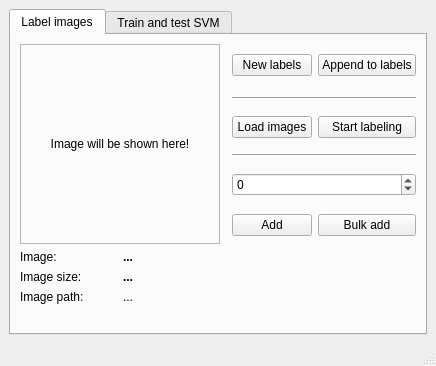
<?xml version="1.0" encoding="UTF-8"?>
<ui version="4.0">
 <class>MainWindow</class>
 <widget class="QMainWindow" name="MainWindow">
  <property name="geometry">
   <rect>
    <x>0</x>
    <y>0</y>
    <width>436</width>
    <height>366</height>
   </rect>
  </property>
  <property name="windowTitle">
   <string>SVM labeler &amp; trainer</string>
  </property>
  <widget class="QWidget" name="centralwidget">
   <layout class="QVBoxLayout" name="verticalLayout">
    <item>
     <widget class="QTabWidget" name="tabWidget">
      <property name="currentIndex">
       <number>0</number>
      </property>
      <widget class="QWidget" name="labelTab">
       <attribute name="title">
        <string>Label images</string>
       </attribute>
       <layout class="QGridLayout" name="gridLayout">
        <item row="0" column="3">
         <widget class="QPushButton" name="newLabelsButton">
          <property name="text">
           <string>New labels</string>
          </property>
         </widget>
        </item>
        <item row="6" column="1">
         <widget class="QLabel" name="imagesLabeledLabel">
          <property name="font">
           <font>
            <bold>true</bold>
           </font>
          </property>
          <property name="text">
           <string>...</string>
          </property>
         </widget>
        </item>
        <item row="3" column="3" colspan="2">
         <widget class="Line" name="line_2">
          <property name="orientation">
           <enum>Qt::Horizontal</enum>
          </property>
         </widget>
        </item>
        <item row="2" column="3">
         <widget class="QPushButton" name="loadImagesButton">
          <property name="text">
           <string>Load images</string>
          </property>
         </widget>
        </item>
        <item row="9" column="0" colspan="2">
         <spacer name="verticalSpacer">
          <property name="orientation">
           <enum>Qt::Vertical</enum>
          </property>
          <property name="sizeHint" stdset="0">
           <size>
            <width>20</width>
            <height>40</height>
           </size>
          </property>
         </spacer>
        </item>
        <item row="2" column="4">
         <widget class="QPushButton" name="startLabelingButton">
          <property name="text">
           <string>Start labeling</string>
          </property>
         </widget>
        </item>
        <item row="0" column="4">
         <widget class="QPushButton" name="appendToLabelsButton">
          <property name="text">
           <string>Append to labels</string>
          </property>
         </widget>
        </item>
        <item row="7" column="1">
         <widget class="QLabel" name="imageSizeLabel">
          <property name="font">
           <font>
            <bold>true</bold>
           </font>
          </property>
          <property name="text">
           <string>...</string>
          </property>
         </widget>
        </item>
        <item row="1" column="3" colspan="2">
         <widget class="Line" name="line">
          <property name="orientation">
           <enum>Qt::Horizontal</enum>
          </property>
         </widget>
        </item>
        <item row="5" column="4">
         <widget class="QPushButton" name="bulkAddButton">
          <property name="text">
           <string>Bulk add</string>
          </property>
         </widget>
        </item>
        <item row="0" column="0" rowspan="6" colspan="2">
         <widget class="QLabel" name="imageLabel">
          <property name="minimumSize">
           <size>
            <width>200</width>
            <height>200</height>
           </size>
          </property>
          <property name="maximumSize">
           <size>
            <width>9999999</width>
            <height>9999999</height>
           </size>
          </property>
          <property name="frameShape">
           <enum>QFrame::StyledPanel</enum>
          </property>
          <property name="text">
           <string>Image will be shown here!</string>
          </property>
          <property name="scaledContents">
           <bool>false</bool>
          </property>
          <property name="alignment">
           <set>Qt::AlignCenter</set>
          </property>
         </widget>
        </item>
        <item row="4" column="3" colspan="2">
         <widget class="QSpinBox" name="labelImageValueSpinbox">
          <property name="minimum">
           <number>-99</number>
          </property>
         </widget>
        </item>
        <item row="6" column="0">
         <widget class="QLabel" name="label_4">
          <property name="text">
           <string>Image:</string>
          </property>
         </widget>
        </item>
        <item row="7" column="0">
         <widget class="QLabel" name="label_3">
          <property name="text">
           <string>Image size:</string>
          </property>
         </widget>
        </item>
        <item row="5" column="3">
         <widget class="QPushButton" name="addLabelButton">
          <property name="text">
           <string>Add</string>
          </property>
          <property name="default">
           <bool>false</bool>
          </property>
         </widget>
        </item>
        <item row="8" column="0">
         <widget class="QLabel" name="label_7">
          <property name="text">
           <string>Image path:</string>
          </property>
         </widget>
        </item>
        <item row="8" column="1" colspan="4">
         <widget class="QLabel" name="imagePathLabel">
          <property name="text">
           <string>...</string>
          </property>
         </widget>
        </item>
       </layout>
      </widget>
      <widget class="QWidget" name="trainTab">
       <attribute name="title">
        <string>Train and test SVM</string>
       </attribute>
       <layout class="QGridLayout" name="gridLayout_2">
        <item row="8" column="0" colspan="5">
         <spacer name="verticalSpacer_2">
          <property name="orientation">
           <enum>Qt::Vertical</enum>
          </property>
          <property name="sizeHint" stdset="0">
           <size>
            <width>20</width>
            <height>40</height>
           </size>
          </property>
         </spacer>
        </item>
        <item row="1" column="3" colspan="2">
         <widget class="QPushButton" name="loadTestDataButton">
          <property name="text">
           <string>Load test data</string>
          </property>
         </widget>
        </item>
        <item row="4" column="4">
         <widget class="QLabel" name="testResultsLabel">
          <property name="text">
           <string>...</string>
          </property>
         </widget>
        </item>
        <item row="3" column="3" colspan="2">
         <widget class="QPushButton" name="testSvmButton">
          <property name="text">
           <string>Test SVM</string>
          </property>
         </widget>
        </item>
        <item row="4" column="3">
         <widget class="QLabel" name="label_8">
          <property name="text">
           <string>Test results:</string>
          </property>
         </widget>
        </item>
        <item row="0" column="3" colspan="2">
         <widget class="QPushButton" name="loadSvmButton">
          <property name="text">
           <string>Load SVM</string>
          </property>
         </widget>
        </item>
        <item row="1" column="0" colspan="2">
         <widget class="QPushButton" name="trainSvmButton">
          <property name="text">
           <string>Train SVM</string>
          </property>
         </widget>
        </item>
        <item row="0" column="0" colspan="2">
         <widget class="QPushButton" name="loadTrainingDataButton">
          <property name="text">
           <string>Load training data</string>
          </property>
         </widget>
        </item>
        <item row="0" column="2" rowspan="8">
         <widget class="Line" name="line_3">
          <property name="orientation">
           <enum>Qt::Vertical</enum>
          </property>
         </widget>
        </item>
       </layout>
      </widget>
     </widget>
    </item>
   </layout>
  </widget>
  <widget class="QStatusBar" name="statusbar"/>
 </widget>
 <resources/>
 <connections/>
</ui>
